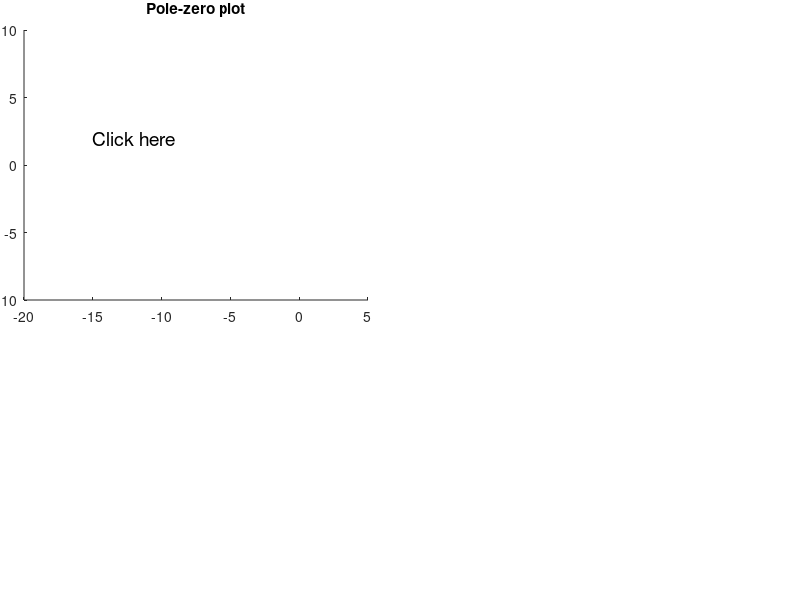

MATLAB code to generate this figure: (Note: this script raises an error after producing the figure.)
% 15-Feb-2011, it6, www.mgupi.ru  
% 1621 - Control in technical systems
% Linear System design and visualization tool
% usage: system_gen()
% dependencies: Control System Toolbox
% this function produces diff. equation on the 
% TEX-compatible form and store it into clipboard
function system_gen(varargin)
if nargin==0
    main() ;
elseif nargin==1
    if varargin{1}==1
        OnPoleZerosClick() ;
    end
elseif  nargin==2
    if varargin{1}==2
        OnToolBarButton_InputMode(varargin{2})
    elseif varargin{1}==3
        OnToolBarButton_InputType(varargin{2})
    end
else
    printf('system_gen usage: system_gen()\n') ;
end

function main()
clc ;
szTitle = 'Linear System design and visualization tool, v1.0, (c) MGUPI, 2011' ;
fprintf([szTitle, '\n']) ;
v = ver('control') ;
fprintf('%s. Version:%s Release: %s Date:%s\n', v.Name, v.Version, v.Release, v.Date ) ;
fig = figure(1) ;
set(fig,'Name',szTitle) ;
set(fig,'NumberTitle','off') ;
clf ;
figPos = get(fig,'Position') ;
figPos(3) = 800 ;
figPos(4) = 500 ;
set(fig,'Position',figPos) ;
obj.axes_polezeros = axes() ;
set(obj.axes_polezeros,'Position',[0.03 0.5 0.43 0.45],'ButtonDownFcn','system_gen(1)') ;
xlim([-20 5]) ;
ylim([-10 10]) ;
text(-15,2,'Click here','FontSize',14) ;
title('Pole-zero plot') ;
plot_zeropoles_axes() ;
line([0 0],[-10 10],'LineStyle',':','Color',[0.1 0.1 0.1],'LineWidth',2) ;
grid on;
set(gca,'XColor',[.3 .3 .3], 'YColor',[.3 .3 .3])
set(gca,'FontSize',8) ;
obj.axes_sr = axes() ;
set(obj.axes_sr,'Position',[0.51 0.5 0.47 0.47]) ;
grid on;
step(1,[1 2]) ;
obj.axes_fr = axes() ;
set(obj.axes_fr,'Position',[0.03 0.05 0.43 0.36]) ;
grid on;
set(gca,'XColor',[.3 .3 .3], 'YColor',[.3 .3 .3])
set(gca,'FontSize',8) ;
title('Frequency response') ;

obj.axes_ir = axes() ;
set(obj.axes_ir,'Position',[0.52 0.05 0.46 0.36]) ;
grid on;
set(gca,'XColor',[.3 .3 .3], 'YColor',[.3 .3 .3])
set(gca,'FontSize',8) ;
title('impulse response') ;

obj.poles = [] ;
obj.zeros = [] ;
obj.inputMode = 0 ;
obj.inputType = 1 ;

% add buttons into figure's toolbar
if isempty(get(gcf,'UserData'))
    tbh = findall(gcf,'Type','uitoolbar') ;
    
    obj.toolbar_buttons = zeros(6,1) ;
    obj.toolbar_buttons(1) = uitoggletool(tbh,'CData',toolbar_image(1),...
                'Separator','on','TooltipString','Change pole',...
                'HandleVisibility','off', 'ClickedCallback', 'system_gen(2,0)' ) ;
    obj.toolbar_buttons(2) = uitoggletool(tbh,'CData',toolbar_image(2),...
                'Separator','off',...
                'HandleVisibility','off', 'ClickedCallback', 'system_gen(2,1)' ) ;
    obj.toolbar_buttons(3) = uitoggletool(tbh,'CData',toolbar_image(3),...
                'Separator','off',...
                'HandleVisibility','off', 'ClickedCallback', 'system_gen(2,2)' ) ;
    obj.toolbar_buttons(4) = uitoggletool(tbh,'CData',toolbar_image(4),...
                'Separator','off',...
                'HandleVisibility','off', 'ClickedCallback', 'system_gen(2,3)' ) ;

    obj.toolbar_buttons(5) = uitoggletool(tbh,'CData',toolbar_image(5),...
                'Separator','on','TooltipString','Change pole',...
                'HandleVisibility','off', 'ClickedCallback', 'system_gen(3,1)' ) ;
    obj.toolbar_buttons(6) = uitoggletool(tbh,'CData',toolbar_image(6),...
                'Separator','off',...
                'HandleVisibility','off', 'ClickedCallback', 'system_gen(3,2)' ) ;
end
        
set(gcf,'UserData',obj) ;

function OnPoleZerosClick()
% handle event
obj = get(gcf,'UserData') ;
j = sqrt(-1) ;
cp = get(obj.axes_polezeros,'CurrentPoint') ;
x = round(cp(1,1)*2)/2 ;
y = round(cp(1,2)*2)/2 ;
switch obj.inputMode
    case 0
        if (obj.inputType==2) || isempty(obj.poles)
            obj.poles = [obj.poles,0] ;
        end
        obj.poles(end) = x ;
    case 1
        if (obj.inputType==2) || length(obj.poles)<2
            obj.poles = [obj.poles,0,0] ;
        end
        obj.poles(end-1:end) = [x+j*y, x-j*y] ;
    case 2
        if (obj.inputType==2) || isempty(obj.zeros)
            obj.zeros = [obj.zeros,0] ;
        end
        obj.zeros(end) = x ;
    case 3
        if (obj.inputType==2) || length(obj.zeros)<2
            obj.zeros = [obj.zeros,0,0] ;
        end
        obj.zeros(end-1:end) = [x+j*y, x-j*y] ;
end        
%obj.zeros
% prepare polynoms
A_s = poly(obj.zeros) ;
B_s = poly(obj.poles) ;
set(gcf,'UserData',obj) ;

% Visualize system
cla ;
plot_zeropoles_axes() ;
line(real(obj.poles),imag(obj.poles),'LineStyle','x','MarkerSize',10,'LineWidth',2,'HitTest','off') ;
line(real(obj.zeros),imag(obj.zeros),'LineStyle','o','MarkerSize',10,'LineWidth',2,'HitTest','off') ;
tfo = tf(A_s,B_s) ;
axes(obj.axes_sr), step(tfo) ;
axes(obj.axes_ir), impulse(tfo) ;
axes(obj.axes_fr) ;
f = 0:.1:30 ;
fr = freqs(A_s,B_s,f) ;
%plot(f,fr.*conj(fr),'Color',[0 0 1], 'LineWidth',1), grid on ;
%title('Frequency response') ;
rlocus(A_s,B_s) ;
% copy dif. equation to clipboard
str = [print_polynom(B_s,'x(t)'),'=',print_polynom(A_s,'f(t)')] ;
clipboard('copy', str ) ;


function plot_zeropoles_axes()
rectangle('Position',[0.1,-10,5,20],'FaceColor',[0.9 .5 .5],...
    'EraseMode','Xor','HitTest','off') ;
line([0 0],[-10 10],'LineStyle','-','Color',[0.1 0.1 0.1],'LineWidth',2,'HitTest','off') ;
line([-20 10],[0 0],'LineStyle','-','Color',[0.1 0.1 0.1],'LineWidth',2,'HitTest','off') ;

function OnToolBarButton_InputMode(newMode)
obj = get(gcf,'UserData') ;
obj.inputMode = newMode ;
set(obj.toolbar_buttons(1:4),'State','off') ;
set(obj.toolbar_buttons(newMode+1),'State','on') ;
set(gcf,'UserData',obj) ;

function OnToolBarButton_InputType(newType)
obj = get(gcf,'UserData') ;
set(obj.toolbar_buttons(5:6),'State','off') ;
set(obj.toolbar_buttons(4+newType),'State','on') ;
obj.inputType = newType ;
set(gcf,'UserData',obj) ;

function str_equation = print_polynom(A_s,strFunc)
str_equation = '' ;
for k=1:length(A_s)
    n = length(A_s)-k ;
    strKoef = '' ;
    if A_s(k)~=1
        strKoef = sprintf('%5.3f',A_s(k)) ;
    end
    strDiff = '' ;
    if n>1
        strDiff = sprintf('\\frac{d^%1d}{dt^%1d}',n,n) ;
    elseif n==1
        strDiff = sprintf('\\frac{d}{dt}') ;
    end
    if k==1
        str_equation = [strKoef,strDiff,strFunc] ;
    else
        str_equation = [str_equation,'+',strKoef,strDiff,strFunc] ;
    end
end

function img = get_o_img(n)
img = ones(n,n,3)*.85 ;
img(1,2:n-1,:) = 0 ;
img(n,2:n-1,:) = 0 ;
img(2:n-1,1,:) = 0 ;
img(2:n-1,n,:) = 0 ;

function img = get_x_img(n)
img = ones(n,n,3)*.85 ;
for k=1:n
    img(k,k,:) = 0 ;
    img(k,n-k+1,:) = 0 ;
end

function img = get_add_img(n)
img = ones(n,n,3)*.85 ;
img(4:end-4,round(n/2),:) = 0 ;
img(round(n/2),4:end-4,:) = 0 ;
img(4:end-4,round(n/2)-1,:) = 0 ;
img(round(n/2)-1,4:end-4,:) = 0 ;
img(4:end-4,round(n/2)+1,:) = 0 ;
img(round(n/2)+1,4:end-4,:) = 0 ;

function img = get_change_img(n)
img = ones(n,n,3)*.85 ;
img(round(n/2),4:end-4,:) = 0 ;

function img = toolbar_image(n)
img = ones(20,20,3)*0.85 ;
switch n
    case 1
        x = get_x_img(7) ;
        img(7:13,7:13,:) = x ;
    case 2
        x = get_x_img(7) ;
        img(3:9,7:13,:) = x ;
        img(11:17,7:13,:) = x ;
    case 3
        x = get_o_img(7) ;
        img(7:13,7:13,:) = x ;
    case 4
        x = get_o_img(7) ;
        img(3:9,7:13,:) = x ;
        img(11:17,7:13,:) = x ;
     case 5
         img = get_change_img(20) ;
     case 6
         img = get_add_img(20) ;
end